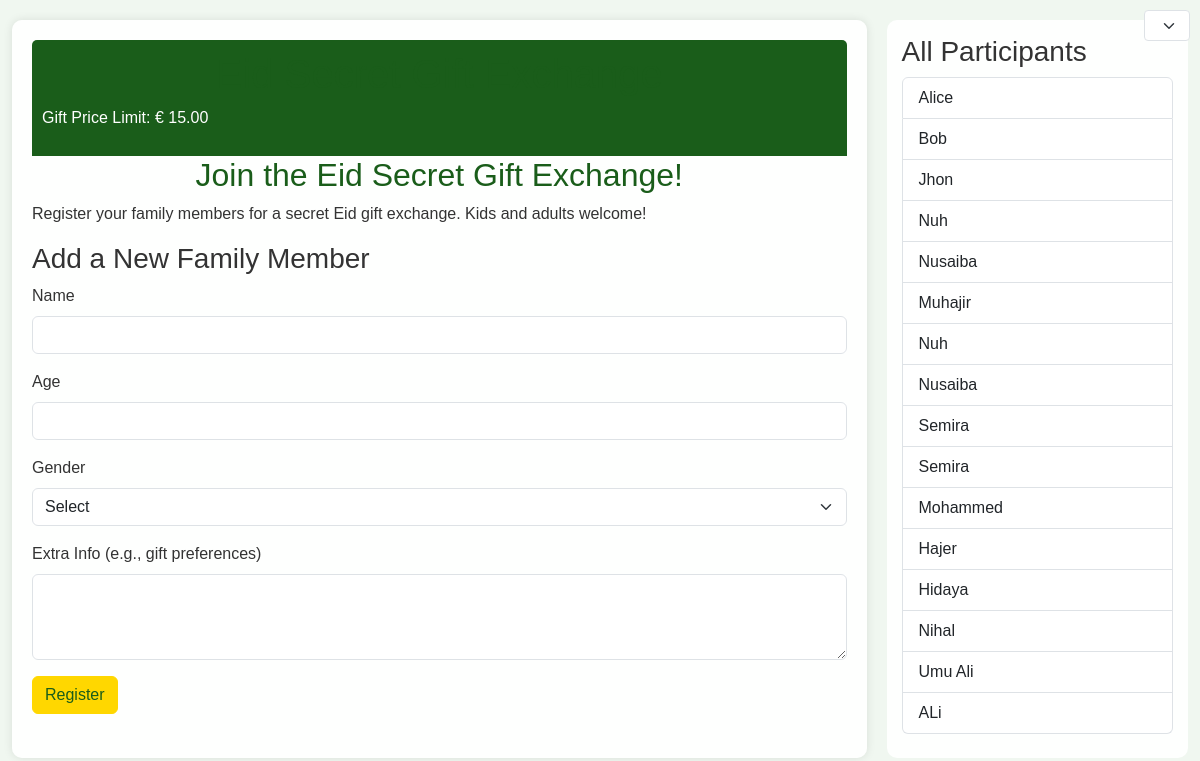
Screenshot of /register/ with the database file from the repository.
### eidraw/models.py (models this page shows, shortened)
class Settings(models.Model):
    gift_price_limit = models.DecimalField(max_digits=6, decimal_places=2, default=20.00)
    drawing_enabled = models.BooleanField(default=False)

class Person(models.Model):
    name = models.CharField(max_length=100)
    age = models.IntegerField()
    GenderChoices = models.TextChoices('Gender', 'MALE FEMALE')
    gender = models.CharField(
        max_length=6,
        choices=GenderChoices.choices,
        default=GenderChoices.MALE
    )
    extra_info = models.TextField(blank=True)
    age_group = models.ForeignKey(AgeGroup, on_delete=models.CASCADE)
    owner_id = models.CharField(max_length=50)  # WhatsApp/Telegram ID
    drawn_person = models.OneToOneField('self', null=True, blank=True, on_delete=models.SET_NULL)
    has_drawn = models.BooleanField(default=False)
    is_drawn = models.BooleanField(default=False)

### eidraw/views.py (the view, shortened to what this page needs)
# urls.py: path('register/', views.register_view, name='register'),
def register_view(request):
    user_id = request.GET.get('user_id', '').strip()
    if not user_id:
        user_id = 'default_user'
        logger.warning("No valid user_id provided in URL, using fallback: %s", user_id)
    if not request.session.get('language_prompt_shown'):
        request.session['language_prompt_shown'] = True
    if request.method == 'POST' and 'language' in request.POST:
        language = request.POST['language']
        activate(language)
        request.session['django_language'] = language
    registered_persons = Person.objects.filter(owner_id=user_id)
    all_participants = Person.objects.all()
    settings = get_settings()
    return render(request, 'register.html', {'user_id': user_id, 'registered_persons': registered_persons, 'all_participants': all_participants, 'price_limit': settings.gift_price_limit})

### eidraw/views.py (called while the page is built)
def get_settings():
    settings, created = Settings.objects.get_or_create(id=1)
    return settings

### eidraw/templates/register.html (shortened to what this page needs)
{% extends 'base.html' %}
{% load i18n %}
{% block content %}
    <h2>{% trans "Join the Eid Secret Gift Exchange!" %}</h2>
    <p>{% trans "Register your family members for a secret Eid gift exchange. Kids and adults welcome!" %}</p>
    <h3>{% trans "Add a New Family Member" %}</h3>
    <form method="post" class="mb-4">
        <div class="mb-3">
            <label for="name" class="form-label">{% trans "Name" %}</label>
            <input type="text" class="form-control" id="name" name="name" required>
        </div>
        <div class="mb-3">
            <label for="age" class="form-label">{% trans "Age" %}</label>
            <input type="number" class="form-control" id="age" name="age" min="0" required>
        </div>
        <div class="mb-3">
            <label for="gender" class="form-label">{% trans "Gender" %}</label>
            <select class="form-select" id="gender" name="gender" required>
                <option value="">{% trans "Select" %}</option>
            </select>
        </div>
        <div class="mb-3">
            <label for="extra_info" class="form-label">{% trans "Extra Info (e.g., gift preferences)" %}</label>
            <textarea class="form-control" id="extra_info" name="extra_info" rows="3"></textarea>
        </div>
        <button type="submit" class="btn btn-primary">{% trans "Register" %}</button>
    </form>
{% endblock %}

### eidraw/templates/base.html (shortened to what this page needs)
{% load i18n static %}
<!DOCTYPE html>
<html lang="{{ LANGUAGE_CODE }}">
<head>
    <link href="https://cdn.jsdelivr.net/npm/bootstrap@5.3.0/dist/css/bootstrap.min.css" rel="stylesheet">
</head>
<body>
    <div class="language-toggle">
        <form method="post" action="{% url 'set_language' %}">
            <select name="language" onchange="this.form.submit()" class="form-select form-select-sm">
                {% get_current_language as LANGUAGE_CODE %}
            </select>
        </form>
    </div>
    <div class="container-fluid">
        <div class="main-content">
            <div class="festive-header">
                <h1>{% trans "Eid Secret Gift Exchange" %}</h1>
                <p>{% trans "Gift Price Limit" %}: € {{ price_limit|default:"TBD by Admin" }}</p>
            </div>
            {% block content %}{% endblock %}
        </div>
        <div class="sidebar">
            <h3>{% trans "All Participants" %}</h3>
            {% if all_participants %}
                <ul class="list-group">
                    {% for participant in all_participants %}
                        <li class="list-group-item">{{ participant.name }}</li>
                    {% endfor %}
                </ul>
            {% else %}
                <p>{% trans "No participants yet." %}</p>
            {% endif %}
        </div>
    </div>
</body>
</html>

### eidraw/templates/base.html (style rules this page uses)
body { background-image: url('https://encrypted-tbn0.gstatic.com/images?q=tbn:ANd9GcQHj1liOfIIvT_NWAHHHcqh5DAHUaTLevPNTg&s'); background-size: cover; background-attachment: fixed; background-color: #f0f7f0; font-family: 'Arial', sans-serif; color: #333; }
.container-fluid { display: flex; margin: 20px auto; }
.main-content { flex: 3; background: rgba(255, 255, 255, 0.9); padding: 20px; border-radius: 10px; box-shadow: 0 0 10px rgba(0, 0, 0, 0.1); }
.sidebar { flex: 1; margin-left: 20px; background: rgba(255, 255, 255, 0.9); padding: 15px; border-radius: 10px; }
h1, h2 { color: #1a5d1a; text-align: center; }
.btn-primary { background-color: #FFD700; border-color: #FFD700; color: #1a5d1a; }
.festive-header { background: #1a5d1a; color: white; padding: 10px; border-radius: 5px 5px 0 0; }
.language-toggle { position: absolute; top: 10px; right: 10px; }

### rows the page displays
Settings: gift_price_limit "15.00"
Person: name "Alice"
Person: name "Bob"
Person: name "Jhon"
Person: name "Nuh"
Person: name "Nusaiba"
Person: name "Muhajir"
Person: name "Nuh"
Person: name "Nusaiba"
Person: name "Semira"
Person: name "Semira"
Person: name "Mohammed"
Person: name "Hajer"
Person: name "Hidaya"
Person: name "Nihal"
Person: name "Umu Ali"
Person: name "ALi"
